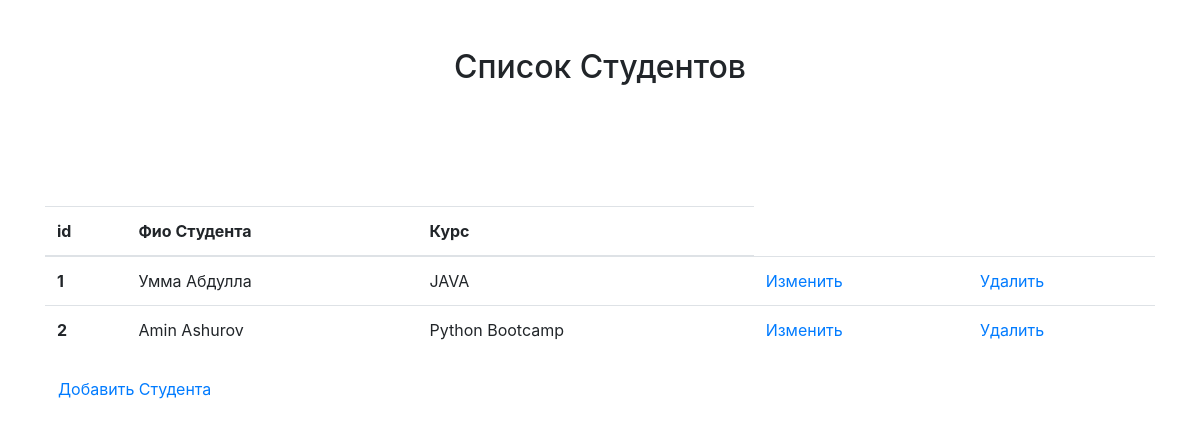
Page /student on the committed database.
### app/models.py (models this page shows)
class Student(db.Model):
    id = db.Column(db.Integer, primary_key=True)
    name = db.Column(db.String)
    course_id = db.Column(db.Integer, db.ForeignKey('course.id'))
    course = db.relationship('Course', backref=db.backref('students', lazy='dynamic'))

class Course(db.Model):
    id = db.Column(db.Integer, primary_key=True)
    language = db.Column(db.String)
    date_start = db.Column(db.Date)
    date_end = db.Column(db.Date)

### app/views.py (the view)
def student_view():
    students = Student.query.all()
    return render_template('student_view.html', students=students)

### app/templates/student_view.html (shortened to what this page needs)
<!DOCTYPE html>
<html lang="en">
<head>
    <link rel="stylesheet" href="https://cdn.jsdelivr.net/npm/bootstrap@4.6.1/dist/css/bootstrap.min.css">
</head>
<body>
    <div class="container">
        <h2 class="mt-5 mb-5 text-center">Список Студентов</h2>
          <button class="btn btn-md btn" type="">
          </button>
         <table class="table">
          <thead>
            <tr>
               <th scope="col">id</th>
              <th scope="col">Фио Студента</th>
              <th scope="col">Курс</th>
            </tr>
          </thead>
          <tbody>
          {% for student in students %}
            <tr>
              <th scope="row">{{ student.id }}</th>
              <td>{{ student.name }}</td>
              <td>{{ student.course.language }}</td>
                <td><a href="{{ url_for('admin_student_update', student_id=student.id) }}">Изменить</a></td>
                <td><a href="{{ url_for('admin_student_delete', student_id=student.id) }}">Удалить</a></td>
            </tr>
          {% endfor %}
          </tbody>
        </table>
        <div>
            <button class="btn btn-md btn" type="">
                <a href="{{ url_for('student_add') }}">Добавить Студента</a>
            </button>
        </div>
    </div>
</body>
</html>

### rows in the picture
Student: id "1", name "Умма Абдулла", course.language "JAVA"
Student: id "2", name "Amin Ashurov", course.language "Python Bootcamp"
